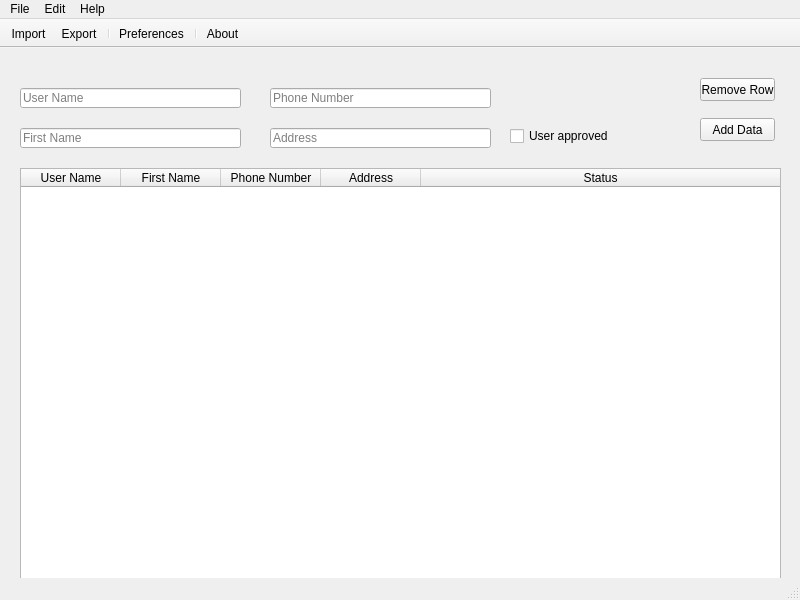
<?xml version="1.0" encoding="UTF-8"?>
<ui version="4.0">
 <class>mainWindow</class>
 <widget class="QMainWindow" name="mainWindow">
  <property name="geometry">
   <rect>
    <x>0</x>
    <y>0</y>
    <width>800</width>
    <height>600</height>
   </rect>
  </property>
  <property name="windowTitle">
   <string>PyDataMan 0.1</string>
  </property>
  <widget class="QWidget" name="centralwidget">
   <widget class="QLineEdit" name="userName">
    <property name="geometry">
     <rect>
      <x>20</x>
      <y>40</y>
      <width>221</width>
      <height>20</height>
     </rect>
    </property>
    <property name="placeholderText">
     <string>User Name</string>
    </property>
   </widget>
   <widget class="QLineEdit" name="firstName">
    <property name="geometry">
     <rect>
      <x>20</x>
      <y>80</y>
      <width>221</width>
      <height>20</height>
     </rect>
    </property>
    <property name="placeholderText">
     <string>First Name</string>
    </property>
   </widget>
   <widget class="QLineEdit" name="phoneNumber">
    <property name="geometry">
     <rect>
      <x>270</x>
      <y>40</y>
      <width>221</width>
      <height>20</height>
     </rect>
    </property>
    <property name="placeholderText">
     <string>Phone Number</string>
    </property>
   </widget>
   <widget class="QLineEdit" name="address">
    <property name="geometry">
     <rect>
      <x>270</x>
      <y>80</y>
      <width>221</width>
      <height>20</height>
     </rect>
    </property>
    <property name="placeholderText">
     <string>Address</string>
    </property>
   </widget>
   <widget class="QTableWidget" name="mainTable">
    <property name="geometry">
     <rect>
      <x>20</x>
      <y>120</y>
      <width>761</width>
      <height>411</height>
     </rect>
    </property>
    <attribute name="horizontalHeaderVisible">
     <bool>true</bool>
    </attribute>
    <attribute name="horizontalHeaderDefaultSectionSize">
     <number>100</number>
    </attribute>
    <attribute name="horizontalHeaderMinimumSectionSize">
     <number>26</number>
    </attribute>
    <attribute name="horizontalHeaderStretchLastSection">
     <bool>true</bool>
    </attribute>
    <column>
     <property name="text">
      <string>User Name</string>
     </property>
    </column>
    <column>
     <property name="text">
      <string>First Name</string>
     </property>
    </column>
    <column>
     <property name="text">
      <string>Phone Number</string>
     </property>
    </column>
    <column>
     <property name="text">
      <string>Address</string>
     </property>
    </column>
    <column>
     <property name="text">
      <string>Status</string>
     </property>
    </column>
   </widget>
   <widget class="QPushButton" name="removeRow">
    <property name="geometry">
     <rect>
      <x>700</x>
      <y>30</y>
      <width>75</width>
      <height>23</height>
     </rect>
    </property>
    <property name="text">
     <string>Remove Row</string>
    </property>
   </widget>
   <widget class="QPushButton" name="addData">
    <property name="geometry">
     <rect>
      <x>700</x>
      <y>70</y>
      <width>75</width>
      <height>23</height>
     </rect>
    </property>
    <property name="text">
     <string>Add Data</string>
    </property>
   </widget>
   <widget class="QCheckBox" name="approved">
    <property name="geometry">
     <rect>
      <x>510</x>
      <y>80</y>
      <width>101</width>
      <height>16</height>
     </rect>
    </property>
    <property name="text">
     <string>User approved</string>
    </property>
   </widget>
  </widget>
  <widget class="QMenuBar" name="mainMenubar">
   <property name="geometry">
    <rect>
     <x>0</x>
     <y>0</y>
     <width>800</width>
     <height>21</height>
    </rect>
   </property>
   <widget class="QMenu" name="menuFile">
    <property name="title">
     <string>File</string>
    </property>
    <addaction name="actionExport"/>
    <addaction name="actionImport"/>
    <addaction name="separator"/>
    <addaction name="actionExit"/>
   </widget>
   <widget class="QMenu" name="menuEdit">
    <property name="title">
     <string>Edit</string>
    </property>
    <addaction name="actionPreferences"/>
   </widget>
   <widget class="QMenu" name="menuHelp">
    <property name="title">
     <string>Help</string>
    </property>
    <addaction name="actionAbout"/>
   </widget>
   <addaction name="menuFile"/>
   <addaction name="menuEdit"/>
   <addaction name="menuHelp"/>
  </widget>
  <widget class="QStatusBar" name="mainStatusbar"/>
  <widget class="QToolBar" name="mainToolbar">
   <property name="windowTitle">
    <string>toolBar</string>
   </property>
   <property name="movable">
    <bool>false</bool>
   </property>
   <attribute name="toolBarArea">
    <enum>TopToolBarArea</enum>
   </attribute>
   <attribute name="toolBarBreak">
    <bool>false</bool>
   </attribute>
   <addaction name="actionImport"/>
   <addaction name="actionExport"/>
   <addaction name="separator"/>
   <addaction name="actionPreferences"/>
   <addaction name="separator"/>
   <addaction name="actionAbout"/>
  </widget>
  <action name="actionExport">
   <property name="text">
    <string>Export</string>
   </property>
  </action>
  <action name="actionImport">
   <property name="text">
    <string>Import</string>
   </property>
  </action>
  <action name="actionExit">
   <property name="text">
    <string>Exit</string>
   </property>
  </action>
  <action name="actionPreferences">
   <property name="text">
    <string>Preferences</string>
   </property>
  </action>
  <action name="actionAbout">
   <property name="text">
    <string>About</string>
   </property>
  </action>
 </widget>
 <resources/>
 <connections/>
</ui>
